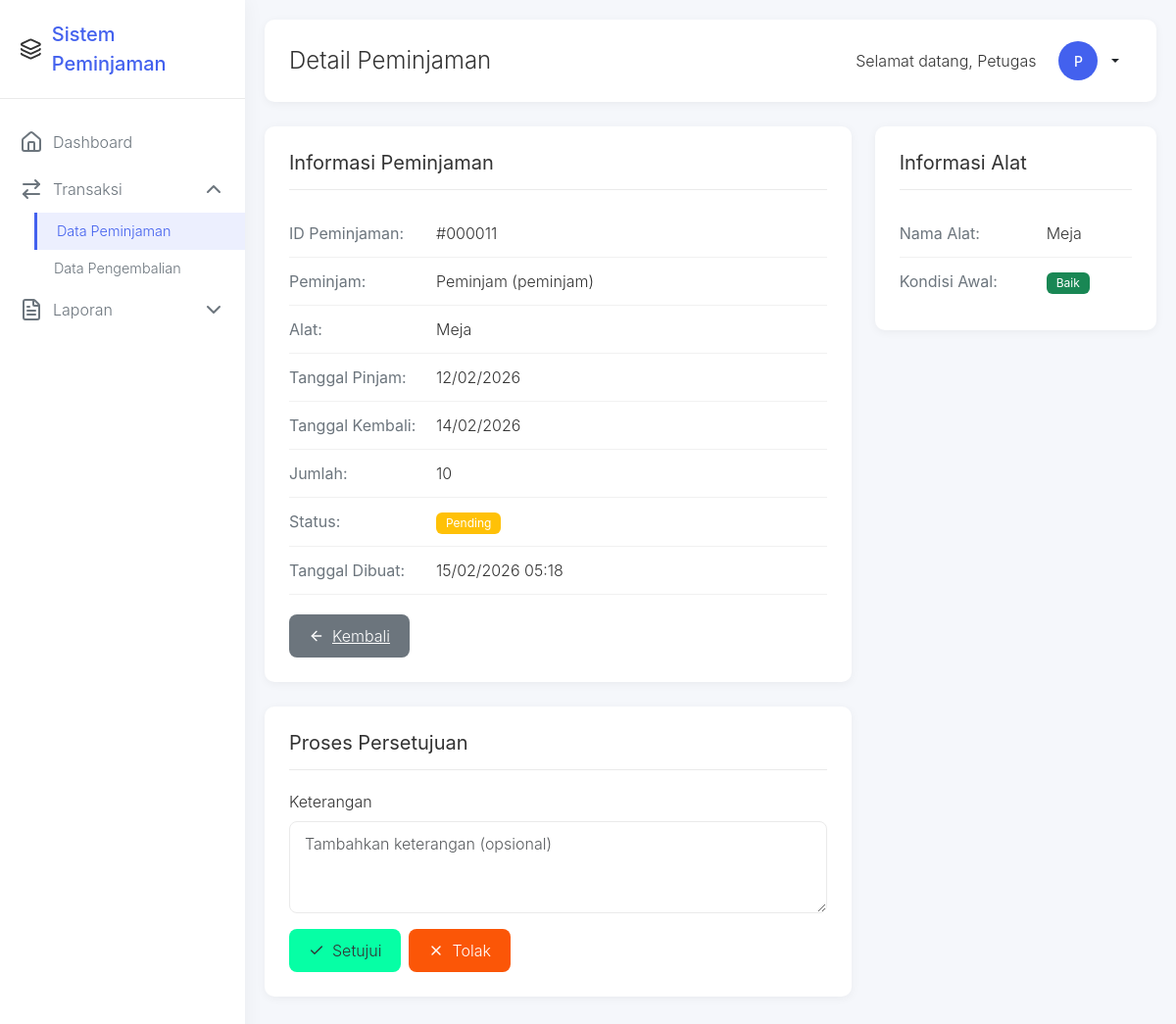
/petugas/peminjaman_detail.php?id=11 (signed in), run on the app's committed database.
### tables this page shows
CREATE TABLE `peminjaman` (
  `id` int(11) NOT NULL,
  `user_id` int(11) NOT NULL,
  `alat_id` int(11) NOT NULL,
  `tanggal_pinjam` date NOT NULL,
  `tanggal_kembali` date DEFAULT NULL,
  `jumlah` int(11) NOT NULL DEFAULT 1,
  `status` enum('pending','disetujui','ditolak','dipinjam','menunggu_konfirmasi','dikembalikan') NOT NULL,
  `keterangan` text DEFAULT NULL,
  `created_at` timestamp NOT NULL DEFAULT current_timestamp()
);

CREATE TABLE `users` (
  `id` int(11) NOT NULL,
  `nama` varchar(100) NOT NULL,
  `username` varchar(50) NOT NULL,
  `password` varchar(255) NOT NULL,
  `role` enum('admin','petugas','peminjam') NOT NULL,
  `created_at` timestamp NOT NULL DEFAULT current_timestamp()
);

CREATE TABLE `alat` (
  `id` int(11) NOT NULL,
  `nama_alat` varchar(100) NOT NULL,
  `kategori_id` int(11) DEFAULT NULL,
  `stok` int(11) NOT NULL DEFAULT 0,
  `kondisi` enum('baik','rusak_ringan','rusak_berat') NOT NULL DEFAULT 'baik',
  `deskripsi` text DEFAULT NULL,
  `created_at` timestamp NOT NULL DEFAULT current_timestamp()
);

### config/database.php (called while the page is built, shortened)
<?php
function format_tanggal($tanggal) {
    return date('d/m/Y', strtotime($tanggal));
}
?>

### petugas/peminjaman_detail.php (the view, shortened to what this page needs)
<?php
require_once '../config/database.php';
 $db = new Database();
 $conn = $db->getConnection();
 $id = isset($_GET['id']) ? $_GET['id'] : 0;
 $query = "SELECT p.*, u.nama as nama_user, u.username, a.nama_alat, a.kondisi as kondisi_alat
          FROM peminjaman p
          JOIN users u ON p.user_id = u.id
          JOIN alat a ON p.alat_id = a.id
          WHERE p.id = ?";
 $stmt = $conn->prepare($query);
 $stmt->bind_param("i", $id);
 $stmt->execute();
 $result = $stmt->get_result();
 $peminjaman = $result->fetch_assoc();
?>
<!DOCTYPE html>
<html lang="id">
<head>
    <link href="https://cdn.jsdelivr.net/npm/bootstrap@5.3.0/dist/css/bootstrap.min.css" rel="stylesheet">
    <link rel="stylesheet" href="../assets/css/style.css">
</head>
<body>
    <aside class="sidebar" id="sidebar">
        <div class="sidebar-header">
            <i data-lucide="layers"></i>
            <span class="sidebar-logo">Sistem Peminjaman</span>
        </div>
        <nav class="sidebar-menu">
            <a href="dashboard.php" class="menu-item">
                <i data-lucide="home" class="menu-icon"></i>
                <span class="menu-text">Dashboard</span>
            </a>
            <div class="menu-item" data-bs-toggle="collapse" data-bs-target="#transaksiDropdown" aria-expanded="true">
                <i data-lucide="arrow-right-left" class="menu-icon"></i>
                <span class="menu-text">Transaksi</span>
                <i data-lucide="chevron-down" class="menu-arrow"></i>
            </div>
            <div class="collapse dropdown-menu-custom show" id="transaksiDropdown">
                <a href="peminjaman.php" class="menu-item active">
                    <span class="menu-text">Data Peminjaman</span>
                </a>
                <a href="pengembalian.php" class="menu-item">
                    <span class="menu-text">Data Pengembalian</span>
                </a>
            </div>
            <div class="menu-item" data-bs-toggle="collapse" data-bs-target="#laporanDropdown" aria-expanded="false">
                <i data-lucide="file-text" class="menu-icon"></i>
                <span class="menu-text">Laporan</span>
                <i data-lucide="chevron-down" class="menu-arrow"></i>
            </div>
        </nav>
    </aside>
    <main class="main-content">
        <div class="top-header">
            <div style="display: flex; align-items: center;">
                <h1 class="page-title">Detail Peminjaman</h1>
            </div>
            <div class="user-profile">
                <span style="margin-right: 10px;">Selamat datang, <?php echo $_SESSION['nama']; ?></span>
                <div class="dropdown">
                    <button class="btn btn-sm dropdown-toggle d-flex align-items-center" type="button" id="userDropdown" data-bs-toggle="dropdown" aria-expanded="false">
                        <div class="user-avatar">
                            <?php echo strtoupper(substr($_SESSION['nama'], 0, 1)); ?>
                        </div>
                    </button>
                </div>
            </div>
        </div>
        <div class="row">
            <div class="col-md-8">
                <div class="detail-card">
                    <div class="detail-card-header">
                        <h5>Informasi Peminjaman</h5>
                    </div>
                    <div class="detail-row">
                        <div class="detail-label">ID Peminjaman:</div>
                        <div class="detail-value">#<?php echo str_pad($peminjaman['id'], 6, '0', STR_PAD_LEFT); ?></div>
                    </div>
                    <div class="detail-row">
                        <div class="detail-label">Peminjam:</div>
                        <div class="detail-value"><?php echo $peminjaman['nama_user']; ?> (<?php echo $peminjaman['username']; ?>)</div>
                    </div>
                    <div class="detail-row">
                        <div class="detail-label">Alat:</div>
                        <div class="detail-value"><?php echo $peminjaman['nama_alat']; ?></div>
                    </div>
                    <div class="detail-row">
                        <div class="detail-label">Tanggal Pinjam:</div>
                        <div class="detail-value"><?php echo format_tanggal($peminjaman['tanggal_pinjam']); ?></div>
                    </div>
                    <div class="detail-row">
                        <div class="detail-label">Tanggal Kembali:</div>
                        <div class="detail-value"><?php echo $peminjaman['tanggal_kembali'] ? format_tanggal($peminjaman['tanggal_kembali']) : 'Belum dikembalikan'; ?></div>
                    </div>
                    <div class="detail-row">
                        <div class="detail-label">Jumlah:</div>
                        <div class="detail-value"><?php echo $peminjaman['jumlah']; ?></div>
                    </div>
                    <div class="detail-row">
                        <div class="detail-label">Status:</div>
                        <div class="detail-value">
                            <span class="badge bg-<?php
                                echo $peminjaman['status'] == 'disetujui' ? 'success' :
                                    ($peminjaman['status'] == 'ditolak' ? 'danger' :
                                    ($peminjaman['status'] == 'dipinjam' ? 'primary' :
                                    ($peminjaman['status'] == 'dikembalikan' ? 'info' : 'warning')));
                            ?>">
                                <?php echo ucfirst($peminjaman['status']); ?>
                            </span>
                        </div>
                    </div>
                    <div class="detail-row">
                        <div class="detail-label">Tanggal Dibuat:</div>
                        <div class="detail-value"><?php echo date('d/m/Y H:i', strtotime($peminjaman['created_at'])); ?></div>
                    </div>
                    <div style="margin-top: 20px;">
                        <a href="peminjaman.php" class="btn-custom btn-secondary-custom">
                            <i data-lucide="arrow-left" style="width: 16px; height: 16px;"></i>
                            Kembali
                        </a>
                    </div>
                </div>
                <?php if ($peminjaman['status'] == 'pending'): ?>
                <div class="detail-card">
                    <div class="detail-card-header">
                        <h5>Proses Persetujuan</h5>
                    </div>
                    <form method="POST" action="">
                        <div class="mb-3">
                            <label for="keterangan" class="form-label">Keterangan</label>
                            <textarea class="form-control" id="keterangan" name="keterangan" rows="3" placeholder="Tambahkan keterangan (opsional)"></textarea>
                        </div>
                        <div class="d-flex gap-2">
                            <button type="submit" name="action" value="approve" class="btn-custom btn-success-custom">
                                <i data-lucide="check" style="width: 16px; height: 16px;"></i>
                                Setujui
                            </button>
                            <button type="submit" name="action" value="reject" class="btn-custom btn-danger-custom">
                                <i data-lucide="x" style="width: 16px; height: 16px;"></i>
                                Tolak
                            </button>
                        </div>
                    </form>
                </div>
                <?php endif; ?>
            </div>
            <div class="col-md-4">
                <div class="detail-card">
                    <div class="detail-card-header">
                        <h5>Informasi Alat</h5>
                    </div>
                    <div class="detail-row">
                        <div class="detail-label">Nama Alat:</div>
                        <div class="detail-value"><?php echo $peminjaman['nama_alat']; ?></div>
                    </div>
                    <div class="detail-row">
                        <div class="detail-label">Kondisi Awal:</div>
                        <div class="detail-value">
                            <span class="badge bg-<?php echo $peminjaman['kondisi_alat'] == 'baik' ? 'success' : ($peminjaman['kondisi_alat'] == 'rusak_ringan' ? 'warning' : 'danger'); ?>">
                                <?php echo ucfirst($peminjaman['kondisi_alat']); ?>
                            </span>
                        </div>
                    </div>
                </div>
            </div>
        </div>
    </main>
</body>
</html>

### assets/css/style.css (style rules this page uses)
body { font-family: 'Segoe UI', Tahoma, Geneva, Verdana, sans-serif; background-color: #f8f9fa; }
.badge { font-size: 0.75rem; padding: 0.375rem 0.75rem; }
.btn { border-radius: 6px; font-weight: 500; transition: all 0.2s ease; }
.btn-sm { padding: 0.375rem 0.75rem; font-size: 0.875rem; }
.form-control, .form-select { border-radius: 6px; border: 1px solid #ced4da; transition: border-color 0.15s ease-in-out, box-shadow 0.15s ease-in-out; }

### petugas/peminjaman_detail.php (style rules this page uses)
:root { --primary-color: #4361ee; --secondary-color: #3f37c9; --success-color: #06ffa5; --info-color: #00b4d8; --warning-color: #ffbe0b; --danger-color: #fb5607; --light-color: #f8f9fa; --dark-color: #212529; --sidebar-width: 250px; --sidebar-collapsed-width: 70px; }
* { box-sizing: border-box; }
html, body { height: 100%; overflow: hidden; font-family: 'Inter', 'Segoe UI', Tahoma, Geneva, Verdana, sans-serif; font-weight: 300; background-color: #f5f7fb; color: #333; margin: 0; padding: 0; }
.sidebar { position: fixed; top: 0; left: 0; height: 100vh; width: var(--sidebar-width); background-color: white; box-shadow: 0 0 20px rgba(0, 0, 0, 0.05); z-index: 1000; transition: all 0.3s ease; overflow-y: auto; overflow-x: hidden; }
.sidebar-header { padding: 20px; border-bottom: 1px solid #eaeaea; display: flex; align-items: center; }
.sidebar-logo { font-size: 1.25rem; font-weight: 500; color: var(--primary-color); margin-left: 10px; }
.sidebar-menu { padding: 20px 0; }
.menu-item { padding: 12px 20px; display: flex; align-items: center; color: #6c757d; text-decoration: none; transition: all 0.2s ease; cursor: pointer; }
.menu-item.active { background-color: rgba(67, 97, 238, 0.1); color: var(--primary-color); border-left: 3px solid var(--primary-color); }
.menu-icon { margin-right: 10px; flex-shrink: 0; }
.menu-text { font-weight: 300; }
.dropdown-menu-custom { background-color: transparent; border: none; padding-left: 35px; }
.dropdown-menu-custom .menu-item { font-size: 0.9rem; padding: 8px 20px; }
.main-content { margin-left: var(--sidebar-width); height: 100vh; overflow-y: auto; overflow-x: hidden; transition: all 0.3s ease; padding: 20px; }
.top-header { background-color: white; padding: 15px 25px; border-radius: 10px; box-shadow: 0 2px 10px rgba(0, 0, 0, 0.05); margin-bottom: 25px; display: flex; justify-content: space-between; align-items: center; }
.page-title { font-size: 1.5rem; font-weight: 300; margin: 0; }
.user-profile { display: flex; align-items: center; }
.user-avatar { width: 40px; height: 40px; border-radius: 50%; background-color: var(--primary-color); color: white; display: flex; align-items: center; justify-content: center; margin-right: 10px; }
.detail-card { background-color: white; border-radius: 10px; padding: 25px; box-shadow: 0 2px 10px rgba(0, 0, 0, 0.05); margin-bottom: 25px; }
.detail-card-header { border-bottom: 1px solid #eaeaea; padding-bottom: 15px; margin-bottom: 20px; }
.detail-card-header h5 { font-weight: 400; margin: 0; color: #333; }
.detail-row { display: flex; padding: 12px 0; border-bottom: 1px solid #f1f1f1; }
.detail-row:last-child { border-bottom: none; }
.detail-label { flex: 0 0 150px; font-weight: 400; color: #6c757d; }
.detail-value { flex: 1; color: #333; }
.badge { padding: 5px 10px; border-radius: 6px; font-size: 0.75rem; font-weight: 400; }
.btn-custom { padding: 10px 20px; border-radius: 8px; font-weight: 300; transition: all 0.3s ease; border: none; display: inline-flex; align-items: center; gap: 8px; }
.btn-success-custom { background-color: var(--success-color); color: #333; }
.btn-danger-custom { background-color: var(--danger-color); color: white; }
.btn-secondary-custom { background-color: #6c757d; color: white; }
.form-control, .form-select { border-radius: 8px; border: 1px solid #eaeaea; padding: 10px 15px; font-weight: 300; }
.menu-arrow { margin-left: auto; transition: transform 0.3s ease; }
.menu-item[aria-expanded="true"] .menu-arrow { transform: rotate(180deg); }

### data on the page
peminjaman: id "000011", user.nama "Peminjam", user.username "peminjam", alat.nama_alat "Meja", tanggal_pinjam "12/02/2026", tanggal_kembali "14/02/2026", jumlah "10", status "Pending", created_at "15/02/2026 05:18", alat.kondisi "Baik"

### other printed values
$_SESSION['nama'] "Petugas"
substr($_SESSION['nama'], 0, 1) "P"
